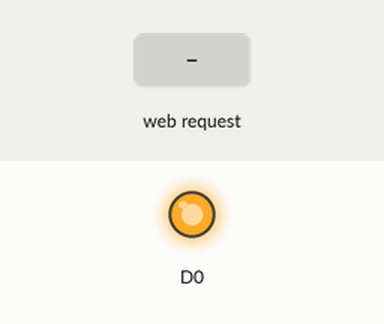
Recording of a sketch running on a simulated ESP8266 (NodeMCU). Parts: output pins drawn as LEDs (lit = HIGH). The test bench sets the inputs (shaded band). What the sketch prints to the serial monitor is not drawn.

Above: at 1.2 s.
1.3 s: HTTP request GET /on received
At 2.3 s:
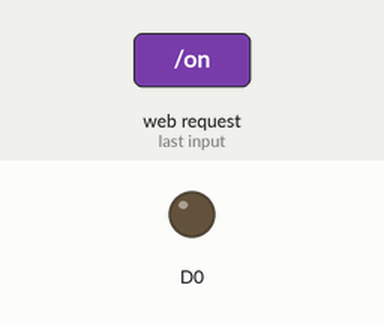
2.8 s: HTTP request GET /off received
At 3.4 s:
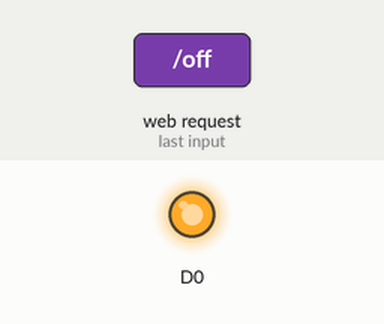
Timing chart, 0 to 5.8 s (numbered marks = the images above; inputs shaded):
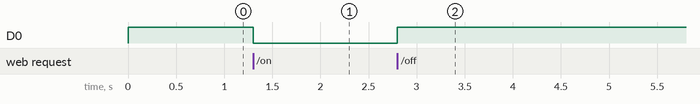

Measured:
- after the input at 1.3 s, D0: HIGH → LOW at once
- after the input at 2.8 s, D0: LOW → HIGH at once

The sketch:

IronDoorWiFi.ino
```cpp
#include <ESP8266WiFi.h>
#include <WiFiClient.h>
#include <ESP8266WebServer.h>

//定義 AP 名稱和密碼
const char *ssid = "ID8266";
const char *password = "16161616";
//宣告 Web Server 服務
ESP8266WebServer server(80);

//Web Server 回應處理
/*void handleRoot() {
  server.send(200, "text/html", F("<h1>Hi, I am WF8266R.</h1><a href='wf8266r?p1=hi&p2=wf8266r'>/wf8266r</a>"));
}*/

void setup() {
  Serial.begin(9600);
  WiFi.mode(WIFI_AP);
  WiFi.softAP(ssid, password);
  Serial.println(WiFi.softAPIP());    //伺服器 IP
  Serial.print("AP : ");
  Serial.println(ssid);
  pinMode(D0, OUTPUT);
  digitalWrite(D0, HIGH);
  serverEvent();//提供服務的網址
  server.begin();//啟用 SERVER
}

void loop() {
  server.handleClient();//監聽連線
  digitalWrite(LED_BUILTIN, HIGH);
}

void serverEvent(){
  server.on("/on", []() {     //http://192.168.4.1/on
    digitalWrite(D0, LOW);
  });

  server.on("/off", []() {     //http://192.168.4.1/off
    digitalWrite(D0, HIGH);
    /*String p1="",p2="";
    server.sendHeader("Connection", "close");
    for (uint8_t i = 0; i < server.args(); i++) {
      if (server.argName(i) == "p1")
        p1 = server.arg(i);
      if (server.argName(i) == "p2")
        p2 = server.arg(i);
    }

    String message = "{\"p1\":\"" + p1 + "\",\"p2\":\""+p2+"\"}";
    server.send(200, "text/html", message);*/
  });
}
```
